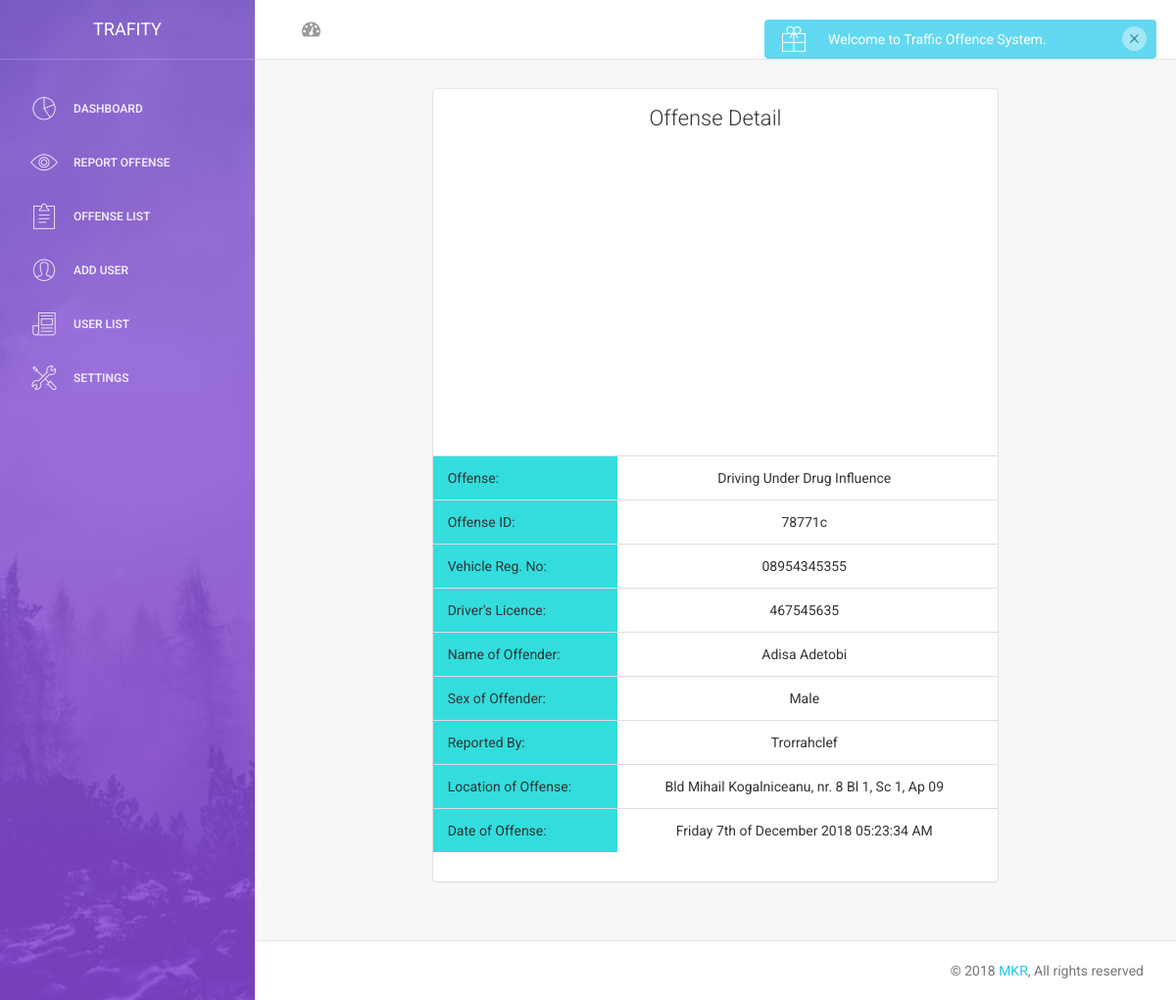
The page /offence-detail.php?id=1 (signed in) on the database its author committed.
### tables this page shows
CREATE TABLE IF NOT EXISTS `site_settings` (
  `id` int(11) NOT NULL,
  `site_name` varchar(300) NOT NULL,
  `site_desc` varchar(2000) NOT NULL,
  `email` varchar(300) NOT NULL,
  `phone` varchar(300) NOT NULL,
  `address` varchar(500) NOT NULL,
  `city` varchar(300) NOT NULL,
  `country` varchar(300) NOT NULL
);

CREATE TABLE IF NOT EXISTS `reported_offence` (
  `id` int(11) NOT NULL,
  `offence_id` varchar(200) NOT NULL,
  `vehicle_no` varchar(200) NOT NULL,
  `driver_license` varchar(300) NOT NULL,
  `name` varchar(500) NOT NULL,
  `address` varchar(1000) NOT NULL,
  `gender` varchar(300) NOT NULL,
  `officer_reporting` varchar(500) NOT NULL,
  `offence` varchar(1000) NOT NULL,
  `date` date NOT NULL
);

### offence-detail.php (the view, shortened to what this page needs)
 <?php include "sidebar.php";?>
        <div class="content">
            <div class="container-fluid">
 <div class="row">
					<div class="col-md-8 col-md-offset-2">
					 			<?php
				$id=$_GET['id'];
	$result = $db->prepare("SELECT * FROM reported_offence where id= :post_id");
	$result->bindParam(':post_id', $id);
	$result->execute();
	for($i=0; $row = $result->fetch(); $i++){
?>
                        <div class="card">
			<div class="header text-center">
                                <h4 class="title">Offense Detail</h4>
                                <br>
								<div class="mapouter"><div class="gmap_canvas"><iframe width="650px" height="294px"
							id="gmap_canvas" src="https://maps.google.com/maps?q=<?php echo $row['address']; ?>
							&t=&z=13&ie=UTF8&iwloc=&output=embed" frameborder="0" scrolling="no" marginheight="0"
							marginwidth="0"></iframe><a href="https://www.code-projects.org"></a></div>
							<small></small></div>
                            </div>
                            <div class="content table-responsive table-full-width table-upgrade">
							 <table class="table">
                                    <tbody>
									<tr>
                                        	<td style="background-color:#3dd;">Offense:</td>
                                        	<td><?php echo $row['offence']; ?></td>
                                        </tr>
									<tr>
                                        	<td style="background-color:#3dd;">Offense ID:</td>
                                        	<td><?php echo $row['offence_id']; ?></td>
                                        </tr>
										<tr>
                                        	<td style="background-color:#3dd;">Vehicle Reg. No:</td>
                                        	<td><?php echo $row['vehicle_no']; ?></td>
                                        </tr>
										<tr>
                                        	<td style="background-color:#3dd;">Driver's Licence:</td>
                                        	<td><?php echo $row['driver_license']; ?></td>
                                        </tr>
										<tr>
                                        	<td style="background-color:#3dd;">Name of Offender:</td>
                                        	<td><?php echo $row['name']; ?></td>
                                        </tr>
										<tr>
                                        	<td style="background-color:#3dd;">Sex of Offender:</td>
                                        	<td><?php echo $row['gender']; ?></td>
                                        </tr>
                                        <tr>
                                        	<td style="background-color:#3dd;">Reported By:</td>
                                        	<td><?php echo $row['officer_reporting']; ?></td>
                                        </tr>
										 <tr>
                                        	<td style="background-color:#3dd;">Location of Offense:</td>
                                        	<td><?php echo $row['address']; ?></td>
                                        </tr>
										<tr>
                                        	<td style="background-color:#3dd;">Date of Offense:</td>
                                        	<td><?php echo date('l jS \of F Y h:i:s A');?></td>
                                        </tr>
										</tbody>
										</table>
										 </div>
                </div> <?php }?>
            </div>
        </div>
		</div>
		</div>
		<?php include "footer.php"; ?>

### sidebar.php (shortened to what this page needs)
<?php
include('connect.php');
?>
<!doctype html>
<html lang="en">
<head>
<?php
	$result = $db->prepare("SELECT * FROM site_settings WHERE id=1");
	$result->execute();
	for($i=0; $row = $result->fetch(); $i++){
?>
    <link href="assets/css/bootstrap.min.css" rel="stylesheet" />
    <link href="assets/css/animate.min.css" rel="stylesheet"/>
    <link href="assets/css/light-bootstrap-dashboard.css?v=1.4.0" rel="stylesheet"/>
    <link href="assets/css/demo.css" rel="stylesheet" />
    <link href="http://maxcdn.bootstrapcdn.com/font-awesome/4.2.0/css/font-awesome.min.css" rel="stylesheet">
    <link href="assets/css/pe-icon-7-stroke.css" rel="stylesheet" />
</head>
<body>
<div class="wrapper">
    <div class="sidebar" data-color="purple" data-image="assets/img/sidebar-5.jpg">
    	<div class="sidebar-wrapper">
            <div class="logo">
                <a href="#" class="simple-text">
                    <?php echo $row['site_name']; ?>
                </a>
            </div>
<?php }?>
<?php
$position=$_SESSION['SESS_LAST_NAME'];
?>
<?php
if($position=='admin') {
?>
	  <ul class="nav">
                <li class="">
                    <a href="index.php">
                        <i class="pe-7s-graph"></i>
                        <p>Dashboard</p>
                    </a>
                </li>
				 <li>
                    <a href="report-offence.php">
                        <i class="pe-7s-look"></i>
                        <p>Report Offense</p>
                    </a>
                </li>
               <li>
                    <a href="view-offence.php">
                        <i class="pe-7s-note2"></i>
                        <p>Offense List</p>
                    </a>
                </li>
				<li>
                    <a href="add-user.php">
                        <i class="pe-7s-user"></i>
                        <p>Add User</p>
                    </a>
                </li>
                <li>
                    <a href="view-users.php">
                        <i class="pe-7s-news-paper"></i>
                        <p>User List</p>
                    </a>
                </li>
               <li>
                    <a href="site-settings.php">
                        <i class="pe-7s-tools"></i>
                        <p>Settings</p>
                    </a>
                </li>
			 </ul>
			 <?php
}
?>
    	</div>
    </div>
	 <div class="main-panel">
		<nav class="navbar navbar-default navbar-fixed">
            <div class="container-fluid">
                <div class="collapse navbar-collapse">
                    <ul class="nav navbar-nav navbar-left">
                        <li>
                            <a href="index.php" class="dropdown-toggle" data-toggle="dropdown">
                                <i class="fa fa-dashboard"></i>
                            </a>
                        </li>
                    </ul>
                    <ul class="nav navbar-nav navbar-right">
                        <li>
                           <a href="user.php">
                               <p>My Account</p>
                            </a>
                        </li>
                        <li>
                            <a href="logout.php">
                                <p>Log out</p>
                            </a>
                        </li>
                    </ul>
                </div>
            </div>
        </nav>

### css/demo.css (style rules this page uses)
.table-upgrade td:nth-child(2), .table-upgrade td:nth-child(3) { text-align: center; }

### offence-detail.php (style rules this page uses)
.mapouter { text-align:right;height:294px;width:650px; }
.gmap_canvas { overflow:hidden;background:none!important;height:294px;width:650px; }

### rows shown on the page
site_settings: site_name "TRAFITY"
reported_offence: offence "Driving Under Drug Influence", offence "78771c", vehicle_no "08954345355", driver_license "467545635", name "Adisa Adetobi", gender "Male", officer_reporting "Trorrahclef", address "Bld Mihail Kogalniceanu, nr. 8 Bl 1, Sc 1, Ap 09"
